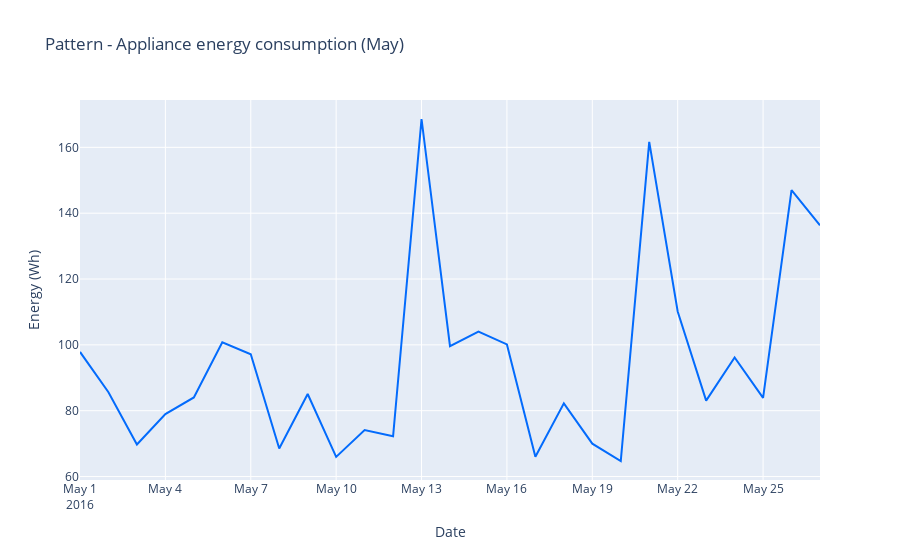

Notebook code for this chart:
### Code cell
# To understand the timeseries variation of the applaince energy consumption
visData1_tmp = graph_objs.Scatter(
    x = tmp_data_month.date,
    y = tmp_data_month.Appliances,
    mode = "lines",
    line_color=asif_graph_color_theme_monthly
)
layout = graph_objs.Layout(
    title = "Pattern - Appliance energy consumption ({:})".format(calendar.month_name[tmp_data_month["date"].dt.month[0]]),
    xaxis=dict(title='Date'),
    yaxis=dict(title='Energy (Wh)')
)
fig = graph_objs.Figure(data=[visData1_tmp],layout=layout)

iplot(fig)

### Figure 1 — Plotly figure (JSON) as saved in the notebook; plotly's stock layout.template omitted (floating-point values rounded to 4 significant figures)
{"data": [{"line": {"color": "#036bfc"}, "mode": "lines", "type": "scatter", "x": ["2016-05-01T00:00:00", "2016-05-02T00:00:00", "2016-05-03T00:00:00", "2016-05-04T00:00:00", "2016-05-05T00:00:00", "2016-05-06T00:00:00", "2016-05-07T00:00:00", "2016-05-08T00:00:00", "2016-05-09T00:00:00", "2016-05-10T00:00:00", "2016-05-11T00:00:00", "2016-05-12T00:00:00", "2016-05-13T00:00:00", "2016-05-14T00:00:00", "2016-05-15T00:00:00", "2016-05-16T00:00:00", "2016-05-17T00:00:00", "2016-05-18T00:00:00", "2016-05-19T00:00:00", "2016-05-20T00:00:00", "2016-05-21T00:00:00", "2016-05-22T00:00:00", "2016-05-23T00:00:00", "2016-05-24T00:00:00", "2016-05-25T00:00:00", "2016-05-26T00:00:00", "2016-05-27T00:00:00"], "y": [97.85, 85.62, 69.72, 78.96, 84.03, 100.8, 97.15, 68.54, 85.07, 65.97, 74.1, 72.22, 168.6, 99.58, 104.0, 100.1, 66.04, 82.22, 70, 64.72, 161.7, 110.1, 83.06, 96.18, 83.89, 147.0, 136.3]}], "layout": {"autosize": true, "title": {"text": "Pattern - Appliance energy consumption (May)"}, "xaxis": {"autorange": true, "range": ["2016-05-01", "2016-05-27"], "title": {"text": "Date"}, "type": "date"}, "yaxis": {"autorange": true, "range": [58.95, 174.4], "title": {"text": "Energy (Wh)"}, "type": "linear"}}}
